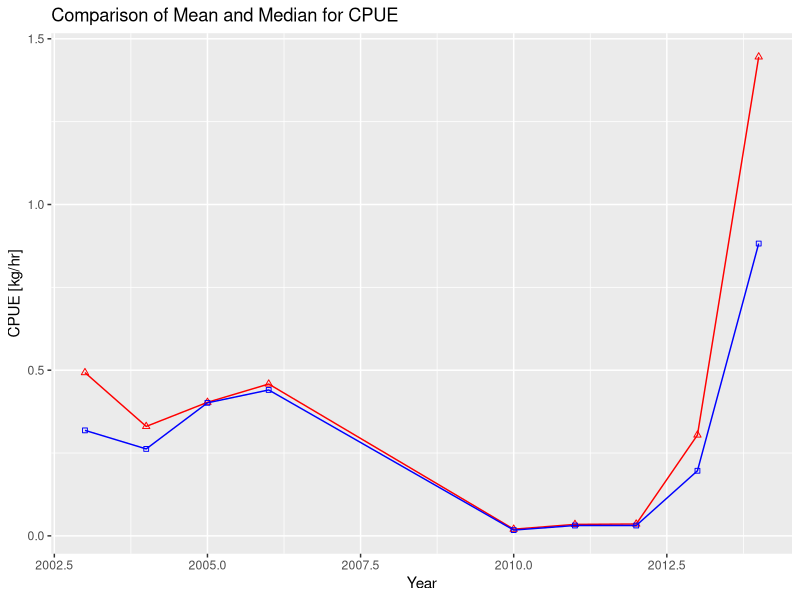

This figure's R source:
## ---- chunk 1
knitr::opts_chunk$set(echo = TRUE)
## ---- chunk 2
library('tidyverse')
library('lubridate')
cpue_data <- read_csv("_data/sample_landings_data_clean.csv")

#Add a column for Weight/kg
cpue_data <- cpue_data %>%
  mutate(Weight_kg = Weight_g/1000.0)

#Now calculate CPUE for each trip
cpue_data <- cpue_data %>%
  #Group by Year and Trip ID
  group_by(Year,Trip_ID) %>%
  #For each trip, calculate CPUE by dividing weight of catch by time spent
  summarise(Trip_CPUE = sum(Weight_kg) / mean(Effort_Hours))


#I assume we want the time series (to compare mean and median)
#for the year rather than for each individual trip.
cpue_data_ann_median <- cpue_data %>%
  group_by(Year) %>%
  summarise(Median_CPUE_kg_per_hr = median(Trip_CPUE)) 

cpue_data_ann_mean <- cpue_data %>%
  group_by(Year) %>%
  summarise(Mean_CPUE_kg_per_hr = mean(Trip_CPUE)) 

#Fortunately cpue_data_ann_median matches with the published results.

ggplot() +
  geom_point(shape = 24, data = cpue_data_ann_mean, aes(x=Year, y=Mean_CPUE_kg_per_hr), 
             color = "red", show.legend = TRUE) +
  geom_line(data = cpue_data_ann_mean, aes(x=Year, y=Mean_CPUE_kg_per_hr), 
            color = "red", show.legend = TRUE) +
  geom_point(shape = 22, data = cpue_data_ann_median, aes(x=Year, y=Median_CPUE_kg_per_hr), 
             color = "blue") +
  geom_line(data = cpue_data_ann_median, aes(x=Year, y=Median_CPUE_kg_per_hr), 
             color = "blue") +
  #xlab("Year") +
  #ylab("Comparison of CPUE [kg/hr]") +
  ylab("CPUE [kg/hr]") +
  ggtitle("Comparison of Mean and Median for CPUE") +
  #theme(legend.justification = "left")
  theme(legend.position = c(.05,.95))

